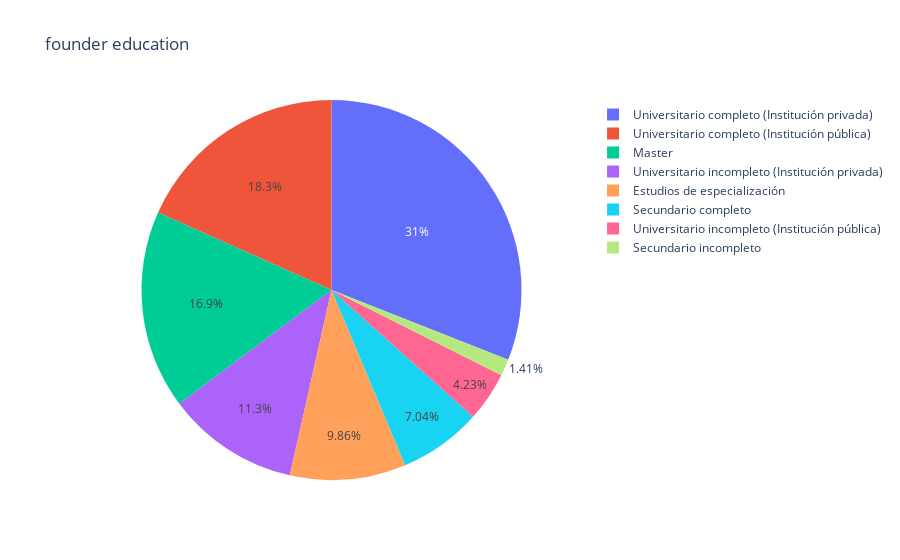

The notebook cell this image was saved under:
### Code cell
fig = px.pie(df, names='founder_education', title='founder education')
fig.show()

### Figure 1 — Plotly figure (JSON) as saved in the notebook; plotly's stock layout.template omitted (floating-point values rounded to 4 significant figures)
{"data": [{"domain": {"x": [0, 1], "y": [0, 1]}, "hovertemplate": "founder_education=%{label}<extra></extra>", "labels": ["Universitario completo (Institución privada)", "Universitario completo (Institución pública)", "Universitario completo (Institución privada)", "Universitario completo (Institución privada)", "Secundario incompleto", "Estudios de especialización", "Universitario completo (Institución pública)", "Universitario incompleto (Institución privada)", "Universitario completo (Institución pública)", "Estudios de especialización", "Estudios de especialización", "Master", "Universitario completo (Institución privada)", "Secundario completo", "Master", "Universitario completo (Institución pública)", "Secundario completo", "Universitario completo (Institución privada)", "Universitario incompleto (Institución privada)", "Master", "Universitario completo (Institución privada)", "Secundario completo", "Master", "Universitario incompleto (Institución privada)", "Universitario incompleto (Institución pública)", "Universitario completo (Institución pública)", "Universitario incompleto (Institución privada)", "Universitario completo (Institución pública)", "Estudios de especialización", "Universitario incompleto (Institución pública)", "Estudios de especialización", "Secundario completo", "Master", "Universitario incompleto (Institución privada)", "Universitario completo (Institución privada)", "Estudios de especialización", "Universitario completo (Institución privada)", "Universitario completo (Institución privada)", "Universitario incompleto (Institución pública)", "Universitario incompleto (Institución privada)", "Master", "Universitario completo (Institución privada)", "Universitario completo (Institución privada)", "Universitario completo (Institución pública)", "Master", "Universitario completo (Institución privada)", "Universitario completo (Institución pública)", "Master", "Universitario incompleto (Institución privada)", "Universitario completo (Institución privada)", "Universitario completo (Institución privada)", "Estudios de especialización", "Master", "Universitario completo (Institución privada)", "Master", "Universitario incompleto (Institución privada)", "Secundario completo", "Universitario completo (Institución privada)", "Universitario completo (Institución privada)", "Universitario completo (Institución privada)", "Universitario completo (Institución privada)", "Universitario completo (Institución pública)", "Master", "Universitario completo (Institución pública)", "Universitario completo (Institución privada)", "Universitario completo (Institución pública)", "Universitario completo (Institución pública)", "Master", "Universitario completo (Institución pública)", "Universitario completo (Institución privada)", "Universitario completo (Institución privada)"], "legendgroup": "", "name": "", "showlegend": true, "type": "pie"}], "layout": {"autosize": true, "legend": {"tracegroupgap": 0}, "title": {"text": "founder education"}}}
